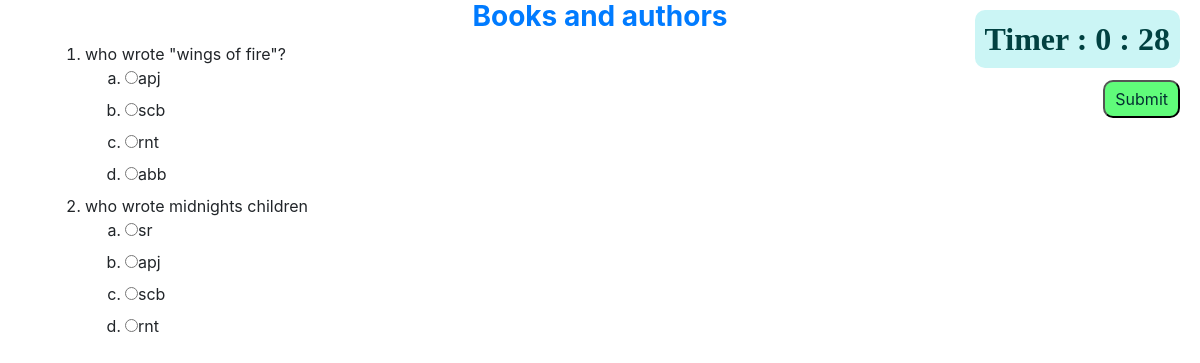
/paper/2/ (signed in), run on the app's committed database.
### home/models.py (models this page shows, shortened)
class Topic(models.Model):
    topic_name = models.CharField(max_length=30)
    dateOfUpload = models.DateTimeField(default=timezone.now)
    tTime = models.IntegerField(default=0)
    published = models.BooleanField(default=False)

class Questions(models.Model):
    topic = models.ForeignKey(Topic, on_delete=models.CASCADE)
    question = models.TextField()
    option1 = models.CharField(max_length=30)
    option2 = models.CharField(max_length=30)
    option3 = models.CharField(max_length=30)
    option4 = models.CharField(max_length=30)
    answer = models.CharField(max_length=30)

### paper/views.py (the view)
# urls.py: path('<int:topic_id>/', views.qPaper, name='paper'),
def qPaper(request, topic_id):
    if not request.user.is_authenticated:
        return redirect("%s?next=%s" % (settings.LOGIN_URL, request.path))
    elif len(Marksheet.objects.filter(user=request.user, topic_id=topic_id)) != 0:
        return redirect("%s/timeline" % (settings.MAIN_URL))
    else:
        t = Topic.objects.get(id=topic_id)
        que = Questions.objects.filter(topic__id=topic_id)
        if t.tTime == 0:
            t.tTime = len(que)*15
            t.save()
        return render(request, 'paper/paper.html', {'que': que, 'topic_id': topic_id, 't': t})

### paper/templates/paper/paper.html (shortened to what this page needs)
{% load static %}
<!doctype html>
<html lang="en">
<head>
    <link rel="stylesheet" href="https://stackpath.bootstrapcdn.com/bootstrap/4.4.1/css/bootstrap.min.css"
>
</head>
<body>
    <div class="text-center">
        <h3 class="font-weight-bold text-primary">
            {{t.topic_name|capfirst}}
        </h3>
    </div>
    <div class="container">
        <form id="myForm" action="../paper_submit/{{topic_id}}/" method="post">
            <ol>
                {% for q in que %}
                <div>
                    <div>
                        <li>
                            {{q.question}}
                        </li>
                        <ol type="a">
                            <li>
                                <input type="radio" name="{{q.id}}" value="{{q.option1}}"><label
                                    for="{{q.option1}}">{{q.option1}}</label>
                            </li>
                            <li>
                                <input type="radio" name="{{q.id}}" value="{{q.option2}}"><label
                                    for="{{q.option2}}">{{q.option2}}</label>
                            </li>
                            <li>
                                <input type="radio" name="{{q.id}}" value="{{q.option3}}"><label
                                    for="{{q.option3}}">{{q.option3}}</label>
                            </li>
                            <li>
                                <input type="radio" name="{{q.id}}" value="{{q.option4}}"><label
                                    for="{{q.option4}}">{{q.option4}}</label>
                            </li>
                        </ol>
                    </div>
                </div>
                {% endfor %}
            </ol>
            <input class="submit_but" type="submit" value="Submit">
        </form>
    </div>
    <div class="timer">
        <span>Timer : <span id="min">0m</span> : <span id="sec">0s</span></span>
    </div>
</body>
</html>

### paper/templates/paper/paper.html (style rules this page uses)
.timer { background: rgb(203, 245, 245); position: absolute; top: 10px; right: 20px; padding: 5px 10px; border-radius: 10px; }
.timer span { font-family: 'Nova Square', cursive; font-size: 2rem; font-weight: bold; color: #014141; }
.submit_but { position: absolute; top: 80px; right: 20px; padding: 5px 10px; border-radius: 10px; background-color: rgb(96, 252, 122); color: rgb(3, 48, 49); }

### data on the page
Topic: topic_name "Books and authors"
Questions: question "who wrote \"wings of fire\"?", option1 "apj", option2 "scb", option3 "rnt", option4 "abb"
Questions: question "who wrote midnights children", option1 "sr", option2 "apj", option3 "scb", option4 "rnt"
